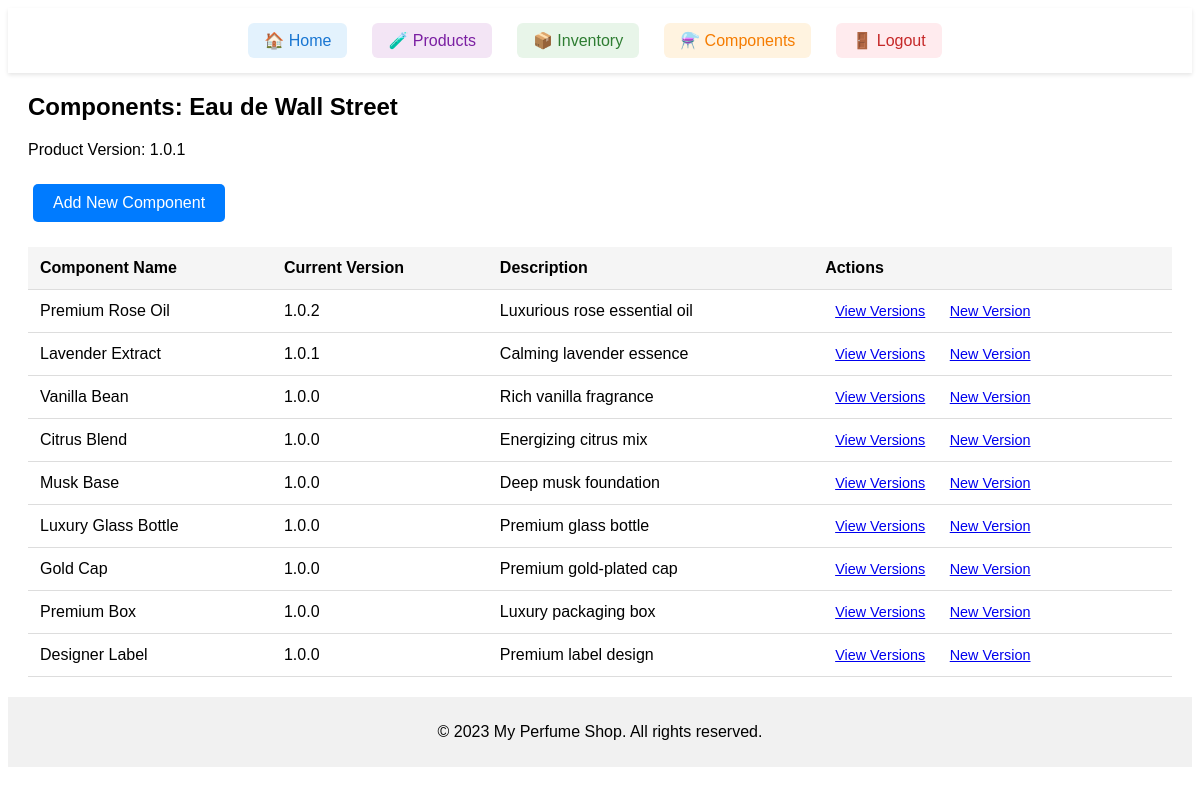
Screenshot of /product/product/1/components (signed in) with the database file from the repository.
### app/models.py (models this page shows, shortened)
class Product(db.Model):
    id = db.Column(db.Integer, primary_key=True)
    name = db.Column(db.String(100), nullable=False)
    base_price = db.Column(db.Float, nullable=False)  # Base price for the product
    description = db.Column(db.Text)
    category = db.Column(db.String(50))
    versions = db.relationship('ProductVersion', backref='product', lazy=True)
    components = db.relationship('Component',
                               secondary=product_components,
                               backref=db.backref('products', lazy=True))
    inventory_entries = db.relationship('ProductInventory', backref='product', lazy=True, order_by='desc(ProductInventory.created_at)')
    @property
    def current_version(self):
        latest_entry = self.inventory_entries[0] if self.inventory_entries else None
        return latest_entry.version if latest_entry else "1.0"

class ProductInventory(db.Model):
    id = db.Column(db.Integer, primary_key=True)
    product_id = db.Column(db.Integer, db.ForeignKey('product.id'), nullable=False)
    version = db.Column(db.String(10), nullable=False)
    inventory = db.Column(db.Integer, default=0)
    price = db.Column(db.Float, nullable=False)  # Specific price for this version
    created_at = db.Column(db.DateTime, default=datetime.utcnow)

class Component(db.Model):
    id = db.Column(db.Integer, primary_key=True)
    name = db.Column(db.String(100), nullable=False)
    description = db.Column(db.Text)
    type = db.Column(db.String(50), nullable=False)
    inventory = db.Column(db.Integer, default=0)
    min_stock = db.Column(db.Integer, default=10)
    versions = db.relationship('ComponentVersion', backref='component', lazy=True, order_by='desc(ComponentVersion.created_at)')
    @property
    def latest_version(self):
        return self.versions[0] if self.versions else None
    @property
    def current_version(self):
        latest = self.latest_version
        return latest.version_number if latest else "1.0.0"

class ComponentVersion(db.Model):
    id = db.Column(db.Integer, primary_key=True)
    component_id = db.Column(db.Integer, db.ForeignKey('component.id'), nullable=False)
    version_number = db.Column(db.String(10), nullable=False)
    changes = db.Column(db.Text)
    created_by = db.Column(db.Integer, db.ForeignKey('user.id'))
    created_at = db.Column(db.DateTime, default=datetime.utcnow)
    is_production = db.Column(db.Boolean, default=False)

### app/views/product.py (the view)
@product_bp.route('/product/<int:id>/components')
@login_required
def view_components(id):
    product = Product.query.get_or_404(id)
    return render_template('product/components.html', product=product)

### app/__init__.py (called while the page is built)
@login_manager.user_loader
def load_user(user_id):
    from .models import User  # Import User here to avoid circular import
    return User.query.get(int(user_id))

### app/templates/product/components.html (shortened to what this page needs)
{% extends 'base.html' %}
{% block content %}
<div class="components-list">
    <h2>Components: {{ product.name }}</h2>
    <p>Product Version: {{ product.current_version }}</p>
    {% if current_user.role == 'admin' %}
    <div class="admin-controls">
        <a href="{{ url_for('product.add_product_component', id=product.id) }}"
           class="btn">Add New Component</a>
    </div>
    {% endif %}
    {% if product.components %}
        <table class="inventory-table">
            <thead>
                <tr>
                    <th>Component Name</th>
                    <th>Current Version</th>
                    <th>Description</th>
                    <th>Actions</th>
                </tr>
            </thead>
            <tbody>
                {% for component in product.components %}
                <tr>
                    <td>{{ component.name }}</td>
                    <td>{{ component.current_version }}</td>
                    <td>{{ component.description }}</td>
                    <td>
                        <a href="{{ url_for('product.component_versions', id=component.id) }}"
                           class="btn-small">View Versions</a>
                        {% if current_user.role == 'admin' %}
                        <a href="{{ url_for('product.new_component_version', id=component.id) }}"
                           class="btn-small">New Version</a>
                        {% endif %}
                    </td>
                </tr>
                {% endfor %}
            </tbody>
        </table>
    {% else %}
        <p>No components added yet.</p>
    {% endif %}
</div>
{% endblock %}

### app/static/css/style.css (style rules this page uses)
body { font-family: Arial, sans-serif; }
.btn { display: inline-block; padding: 10px 20px; background-color: #007bff; color: white; text-decoration: none; border-radius: 5px; margin: 5px; }
.inventory-table { width: 100%; border-collapse: collapse; margin-top: 20px; }
.inventory-table th, .inventory-table td { padding: 12px; text-align: left; border-bottom: 1px solid #ddd; }
.inventory-table th { background-color: #f5f5f5; }
.btn-small { padding: 5px 10px; font-size: 0.9em; }
.admin-controls { margin: 20px 0; }

### rows the page displays
Product: name "Eau de Wall Street"
ProductInventory: current_version "1.0.1"
Component: name "Premium Rose Oil", current_version "1.0.2", description "Luxurious rose essential oil"
Component: name "Lavender Extract", current_version "1.0.1", description "Calming lavender essence"
Component: name "Vanilla Bean", current_version "1.0.0", description "Rich vanilla fragrance"
Component: name "Citrus Blend", current_version "1.0.0", description "Energizing citrus mix"
Component: name "Musk Base", current_version "1.0.0", description "Deep musk foundation"
Component: name "Luxury Glass Bottle", current_version "1.0.0", description "Premium glass bottle"
Component: name "Gold Cap", current_version "1.0.0", description "Premium gold-plated cap"
Component: name "Premium Box", current_version "1.0.0", description "Luxury packaging box"
Component: name "Designer Label", current_version "1.0.0", description "Premium label design"
